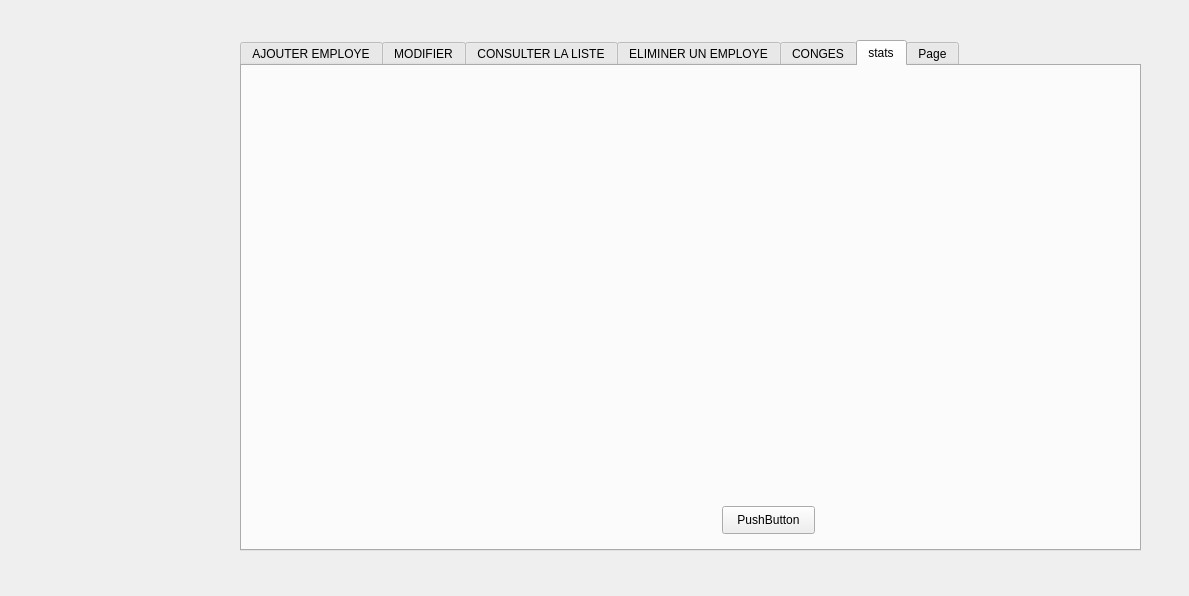
<?xml version="1.0" encoding="UTF-8"?>
<ui version="4.0">
 <class>MainWindow</class>
 <widget class="QMainWindow" name="MainWindow">
  <property name="geometry">
   <rect>
    <x>0</x>
    <y>0</y>
    <width>1189</width>
    <height>596</height>
   </rect>
  </property>
  <property name="windowTitle">
   <string>Gestion des employes</string>
  </property>
  <widget class="QWidget" name="employe">
   <widget class="QTabWidget" name="tabWidget">
    <property name="geometry">
     <rect>
      <x>240</x>
      <y>40</y>
      <width>901</width>
      <height>511</height>
     </rect>
    </property>
    <property name="currentIndex">
     <number>5</number>
    </property>
    <widget class="QWidget" name="AJOUTE">
     <attribute name="title">
      <string>AJOUTER EMPLOYE</string>
     </attribute>
     <widget class="QGroupBox" name="groupBox_5">
      <property name="geometry">
       <rect>
        <x>10</x>
        <y>20</y>
        <width>851</width>
        <height>421</height>
       </rect>
      </property>
      <property name="title">
       <string/>
      </property>
      <widget class="QLabel" name="ID_2">
       <property name="geometry">
        <rect>
         <x>10</x>
         <y>40</y>
         <width>47</width>
         <height>13</height>
        </rect>
       </property>
       <property name="text">
        <string>ID</string>
       </property>
      </widget>
      <widget class="QLabel" name="label_25">
       <property name="geometry">
        <rect>
         <x>10</x>
         <y>80</y>
         <width>47</width>
         <height>13</height>
        </rect>
       </property>
       <property name="text">
        <string>NOM</string>
       </property>
      </widget>
      <widget class="QLabel" name="label_26">
       <property name="geometry">
        <rect>
         <x>10</x>
         <y>120</y>
         <width>81</width>
         <height>16</height>
        </rect>
       </property>
       <property name="text">
        <string>PRENOM</string>
       </property>
      </widget>
      <widget class="QLineEdit" name="lineEdit">
       <property name="geometry">
        <rect>
         <x>140</x>
         <y>40</y>
         <width>113</width>
         <height>20</height>
        </rect>
       </property>
      </widget>
      <widget class="QLineEdit" name="lineEdit_2">
       <property name="geometry">
        <rect>
         <x>140</x>
         <y>80</y>
         <width>113</width>
         <height>20</height>
        </rect>
       </property>
      </widget>
      <widget class="QLineEdit" name="lineEdit_3">
       <property name="geometry">
        <rect>
         <x>140</x>
         <y>120</y>
         <width>113</width>
         <height>20</height>
        </rect>
       </property>
      </widget>
      <widget class="QLabel" name="label_27">
       <property name="geometry">
        <rect>
         <x>10</x>
         <y>190</y>
         <width>81</width>
         <height>16</height>
        </rect>
       </property>
       <property name="text">
        <string>DATE</string>
       </property>
      </widget>
      <widget class="QLabel" name="label_28">
       <property name="geometry">
        <rect>
         <x>10</x>
         <y>150</y>
         <width>81</width>
         <height>16</height>
        </rect>
       </property>
       <property name="text">
        <string>SALAIRE</string>
       </property>
      </widget>
      <widget class="QLineEdit" name="lineEdit_4">
       <property name="geometry">
        <rect>
         <x>140</x>
         <y>150</y>
         <width>113</width>
         <height>20</height>
        </rect>
       </property>
      </widget>
      <widget class="QDateEdit" name="dateEdit">
       <property name="geometry">
        <rect>
         <x>140</x>
         <y>190</y>
         <width>110</width>
         <height>22</height>
        </rect>
       </property>
      </widget>
      <widget class="QLabel" name="label_29">
       <property name="geometry">
        <rect>
         <x>10</x>
         <y>230</y>
         <width>81</width>
         <height>16</height>
        </rect>
       </property>
       <property name="text">
        <string>POSTE</string>
       </property>
      </widget>
      <widget class="QPushButton" name="pushButton_ajouter">
       <property name="geometry">
        <rect>
         <x>260</x>
         <y>290</y>
         <width>75</width>
         <height>23</height>
        </rect>
       </property>
       <property name="text">
        <string>Ajouter</string>
       </property>
      </widget>
      <widget class="QComboBox" name="poste_p">
       <property name="geometry">
        <rect>
         <x>120</x>
         <y>230</y>
         <width>181</width>
         <height>22</height>
        </rect>
       </property>
       <item>
        <property name="text">
         <string>Reducateur Technique</string>
        </property>
       </item>
       <item>
        <property name="text">
         <string>Conducteur</string>
        </property>
       </item>
       <item>
        <property name="text">
         <string>controleur technique</string>
        </property>
       </item>
       <item>
        <property name="text">
         <string>Inspecteur Qualite</string>
        </property>
       </item>
       <item>
        <property name="text">
         <string>RH</string>
        </property>
       </item>
      </widget>
     </widget>
    </widget>
    <widget class="QWidget" name="tab_6">
     <attribute name="title">
      <string>MODIFIER</string>
     </attribute>
     <widget class="QGroupBox" name="groupBox_6">
      <property name="geometry">
       <rect>
        <x>20</x>
        <y>20</y>
        <width>831</width>
        <height>441</height>
       </rect>
      </property>
      <property name="title">
       <string/>
      </property>
      <widget class="QLabel" name="ID_3">
       <property name="geometry">
        <rect>
         <x>10</x>
         <y>40</y>
         <width>47</width>
         <height>13</height>
        </rect>
       </property>
       <property name="text">
        <string>ID</string>
       </property>
      </widget>
      <widget class="QLabel" name="label_30">
       <property name="geometry">
        <rect>
         <x>10</x>
         <y>80</y>
         <width>47</width>
         <height>13</height>
        </rect>
       </property>
       <property name="text">
        <string>NOM</string>
       </property>
      </widget>
      <widget class="QLabel" name="label_31">
       <property name="geometry">
        <rect>
         <x>10</x>
         <y>120</y>
         <width>81</width>
         <height>16</height>
        </rect>
       </property>
       <property name="text">
        <string>PRENOM</string>
       </property>
      </widget>
      <widget class="QLineEdit" name="lineEdit_11">
       <property name="geometry">
        <rect>
         <x>140</x>
         <y>40</y>
         <width>113</width>
         <height>20</height>
        </rect>
       </property>
      </widget>
      <widget class="QLineEdit" name="lineEdit_12">
       <property name="geometry">
        <rect>
         <x>140</x>
         <y>80</y>
         <width>113</width>
         <height>20</height>
        </rect>
       </property>
      </widget>
      <widget class="QLineEdit" name="lineEdit_13">
       <property name="geometry">
        <rect>
         <x>140</x>
         <y>120</y>
         <width>113</width>
         <height>20</height>
        </rect>
       </property>
      </widget>
      <widget class="QLabel" name="label_32">
       <property name="geometry">
        <rect>
         <x>10</x>
         <y>190</y>
         <width>81</width>
         <height>16</height>
        </rect>
       </property>
       <property name="text">
        <string>DATE</string>
       </property>
      </widget>
      <widget class="QLabel" name="label_33">
       <property name="geometry">
        <rect>
         <x>10</x>
         <y>150</y>
         <width>81</width>
         <height>16</height>
        </rect>
       </property>
       <property name="text">
        <string>SALAIRE</string>
       </property>
      </widget>
      <widget class="QLineEdit" name="lineEdit_14">
       <property name="geometry">
        <rect>
         <x>140</x>
         <y>150</y>
         <width>113</width>
         <height>20</height>
        </rect>
       </property>
      </widget>
      <widget class="QDateEdit" name="dateEdit_3">
       <property name="geometry">
        <rect>
         <x>140</x>
         <y>190</y>
         <width>110</width>
         <height>22</height>
        </rect>
       </property>
      </widget>
      <widget class="QLabel" name="label_34">
       <property name="geometry">
        <rect>
         <x>10</x>
         <y>230</y>
         <width>81</width>
         <height>16</height>
        </rect>
       </property>
       <property name="text">
        <string>POSTE</string>
       </property>
      </widget>
      <widget class="QPushButton" name="pushButton_modifier">
       <property name="geometry">
        <rect>
         <x>260</x>
         <y>290</y>
         <width>75</width>
         <height>23</height>
        </rect>
       </property>
       <property name="text">
        <string>Modifier</string>
       </property>
      </widget>
      <widget class="QComboBox" name="POSTE_p">
       <property name="geometry">
        <rect>
         <x>140</x>
         <y>230</y>
         <width>111</width>
         <height>22</height>
        </rect>
       </property>
       <item>
        <property name="text">
         <string>chef</string>
        </property>
       </item>
       <item>
        <property name="text">
         <string>RS</string>
        </property>
       </item>
      </widget>
     </widget>
    </widget>
    <widget class="QWidget" name="tab_2">
     <attribute name="title">
      <string>CONSULTER LA LISTE</string>
     </attribute>
     <widget class="QTableView" name="tableView">
      <property name="geometry">
       <rect>
        <x>25</x>
        <y>11</y>
        <width>831</width>
        <height>361</height>
       </rect>
      </property>
     </widget>
     <widget class="QPushButton" name="recherche">
      <property name="geometry">
       <rect>
        <x>460</x>
        <y>400</y>
        <width>93</width>
        <height>28</height>
       </rect>
      </property>
      <property name="text">
       <string>Recherche</string>
      </property>
     </widget>
     <widget class="QLineEdit" name="lineEdit_6">
      <property name="geometry">
       <rect>
        <x>560</x>
        <y>400</y>
        <width>113</width>
        <height>22</height>
       </rect>
      </property>
     </widget>
     <widget class="QPushButton" name="tri">
      <property name="geometry">
       <rect>
        <x>130</x>
        <y>410</y>
        <width>93</width>
        <height>28</height>
       </rect>
      </property>
      <property name="text">
       <string>TRI</string>
      </property>
     </widget>
    </widget>
    <widget class="QWidget" name="tab">
     <attribute name="title">
      <string>ELIMINER UN EMPLOYE</string>
     </attribute>
     <widget class="QGroupBox" name="groupBox_7">
      <property name="geometry">
       <rect>
        <x>30</x>
        <y>30</y>
        <width>641</width>
        <height>421</height>
       </rect>
      </property>
      <property name="title">
       <string/>
      </property>
      <widget class="QLabel" name="ID_4">
       <property name="geometry">
        <rect>
         <x>150</x>
         <y>120</y>
         <width>47</width>
         <height>13</height>
        </rect>
       </property>
       <property name="text">
        <string>ID</string>
       </property>
      </widget>
      <widget class="QLineEdit" name="lineEdit_16">
       <property name="geometry">
        <rect>
         <x>200</x>
         <y>120</y>
         <width>113</width>
         <height>20</height>
        </rect>
       </property>
      </widget>
      <widget class="QPushButton" name="pushButton_supprimer">
       <property name="geometry">
        <rect>
         <x>300</x>
         <y>190</y>
         <width>75</width>
         <height>23</height>
        </rect>
       </property>
       <property name="text">
        <string>Supprimer</string>
       </property>
      </widget>
     </widget>
    </widget>
    <widget class="QWidget" name="tab_3">
     <attribute name="title">
      <string>CONGES</string>
     </attribute>
     <widget class="QGroupBox" name="groupBox">
      <property name="geometry">
       <rect>
        <x>30</x>
        <y>20</y>
        <width>251</width>
        <height>211</height>
       </rect>
      </property>
      <property name="title">
       <string/>
      </property>
      <widget class="QLabel" name="ID_5">
       <property name="geometry">
        <rect>
         <x>30</x>
         <y>30</y>
         <width>47</width>
         <height>13</height>
        </rect>
       </property>
       <property name="text">
        <string>ID</string>
       </property>
      </widget>
      <widget class="QLineEdit" name="lineEdit_5">
       <property name="geometry">
        <rect>
         <x>90</x>
         <y>30</y>
         <width>113</width>
         <height>22</height>
        </rect>
       </property>
      </widget>
      <widget class="QDateEdit" name="dateEdit_2">
       <property name="geometry">
        <rect>
         <x>90</x>
         <y>70</y>
         <width>110</width>
         <height>22</height>
        </rect>
       </property>
      </widget>
      <widget class="QDateEdit" name="dateEdit_4">
       <property name="geometry">
        <rect>
         <x>90</x>
         <y>110</y>
         <width>110</width>
         <height>22</height>
        </rect>
       </property>
      </widget>
      <widget class="QLabel" name="label_2">
       <property name="geometry">
        <rect>
         <x>10</x>
         <y>70</y>
         <width>71</width>
         <height>16</height>
        </rect>
       </property>
       <property name="text">
        <string>Date debut</string>
       </property>
      </widget>
      <widget class="QLabel" name="label_3">
       <property name="geometry">
        <rect>
         <x>5</x>
         <y>110</y>
         <width>71</width>
         <height>20</height>
        </rect>
       </property>
       <property name="text">
        <string>Date retour</string>
       </property>
      </widget>
      <widget class="QPushButton" name="pushButton_3">
       <property name="geometry">
        <rect>
         <x>10</x>
         <y>160</y>
         <width>93</width>
         <height>28</height>
        </rect>
       </property>
       <property name="text">
        <string>ajouter</string>
       </property>
      </widget>
      <widget class="QPushButton" name="pushButton_4">
       <property name="geometry">
        <rect>
         <x>130</x>
         <y>160</y>
         <width>93</width>
         <height>28</height>
        </rect>
       </property>
       <property name="text">
        <string>annuler</string>
       </property>
      </widget>
     </widget>
     <widget class="QTableView" name="tableView_2">
      <property name="geometry">
       <rect>
        <x>310</x>
        <y>10</y>
        <width>561</width>
        <height>261</height>
       </rect>
      </property>
     </widget>
     <widget class="QPushButton" name="confirmer">
      <property name="geometry">
       <rect>
        <x>30</x>
        <y>260</y>
        <width>93</width>
        <height>28</height>
       </rect>
      </property>
      <property name="text">
       <string>confirmer</string>
      </property>
     </widget>
     <widget class="QPushButton" name="pushButton_2">
      <property name="geometry">
       <rect>
        <x>150</x>
        <y>260</y>
        <width>93</width>
        <height>28</height>
       </rect>
      </property>
      <property name="text">
       <string>refuser</string>
      </property>
     </widget>
     <widget class="QPushButton" name="pushButton_22">
      <property name="geometry">
       <rect>
        <x>160</x>
        <y>310</y>
        <width>93</width>
        <height>28</height>
       </rect>
      </property>
      <property name="text">
       <string>imprimer</string>
      </property>
     </widget>
     <widget class="QPushButton" name="supp">
      <property name="geometry">
       <rect>
        <x>40</x>
        <y>310</y>
        <width>93</width>
        <height>28</height>
       </rect>
      </property>
      <property name="text">
       <string>supprimer</string>
      </property>
     </widget>
     <widget class="QTableView" name="tableView_3">
      <property name="geometry">
       <rect>
        <x>320</x>
        <y>280</y>
        <width>551</width>
        <height>192</height>
       </rect>
      </property>
     </widget>
     <widget class="QPushButton" name="aff">
      <property name="geometry">
       <rect>
        <x>50</x>
        <y>380</y>
        <width>241</width>
        <height>28</height>
       </rect>
      </property>
      <property name="text">
       <string>afficher les informations des employes</string>
      </property>
     </widget>
    </widget>
    <widget class="QWidget" name="tab_4">
     <attribute name="title">
      <string>stats</string>
     </attribute>
     <widget class="QPushButton" name="pushButton_7">
      <property name="geometry">
       <rect>
        <x>480</x>
        <y>440</y>
        <width>93</width>
        <height>28</height>
       </rect>
      </property>
      <property name="text">
       <string>PushButton</string>
      </property>
     </widget>
     <widget class="QLabel" name="label_4">
      <property name="geometry">
       <rect>
        <x>60</x>
        <y>10</y>
        <width>701</width>
        <height>411</height>
       </rect>
      </property>
      <property name="text">
       <string/>
      </property>
     </widget>
    </widget>
    <widget class="QWidget" name="tab_5">
     <attribute name="title">
      <string>Page</string>
     </attribute>
    </widget>
   </widget>
   <widget class="QLabel" name="label">
    <property name="geometry">
     <rect>
      <x>70</x>
      <y>40</y>
      <width>231</width>
      <height>531</height>
     </rect>
    </property>
    <property name="text">
     <string/>
    </property>
    <property name="pixmap">
     <pixmap>../../../OneDrive/Bureau/Capture d’écran 2023-11-01 174534.png</pixmap>
    </property>
   </widget>
  </widget>
 </widget>
 <layoutdefault spacing="6" margin="11"/>
 <resources/>
 <connections/>
</ui>
